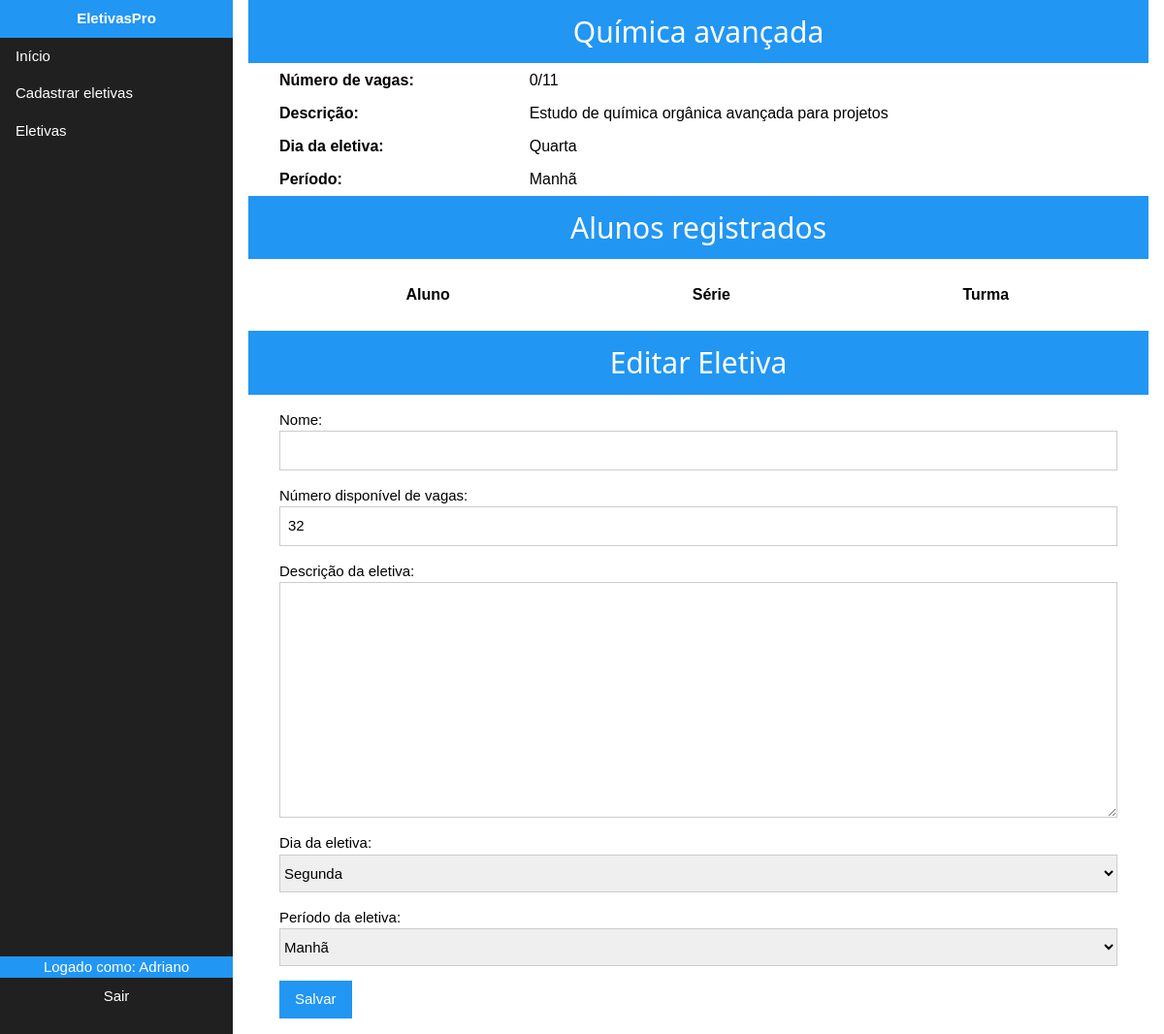
Page /professor/eletivas/27 (signed in) on the committed database.
### professor/models.py (models this page shows, shortened)
class Professor(models.Model):
    nome = models.CharField("Nome",max_length=80)
    disciplina = models.CharField("Disciplina",max_length=50)
    sige = models.CharField("Matricula SIGE",max_length=7)
    senha = models.CharField("Senha",max_length =80)

class Eletiva(models.Model):
    dias = (
        ('1','Segunda'),
        ('2','Terça'),
        ('3','Quarta'),
        ('4','Quinta'),
        ('5','Sexta'),
    )
    periodos = (
        ('1', 'Manhã'),
        ('2','Tarde'),
    )
    ativo = (
        (1,'Ativo'),
        (2,'Não Ativo'),
    )
    professor = models.ForeignKey(Professor,on_delete=models.CASCADE)
    nome = models.CharField("Nome",max_length=50)
    vagas = models.IntegerField("Número disponível de vagas",default=32)
    vagas_usadas = models.IntegerField("Vagas_preenchidas (deixe zero!)", default=0)
    dia = models.CharField("Dia da eletiva",max_length=1,choices=dias,default='1')
    periodo = models.CharField("Período da eletiva",max_length=1,choices=periodos,default='1')
    desc = models.TextField("Descrição da eletiva")
    ativa = models.IntegerField("Ativado",choices=ativo,default=1)

### professor/auth_professor.py (the view)
    def checar_logado(request,**kwargs):
        try:
            if request.session['professor_logado'] == True:
                return view(request,**kwargs)
            else:
                return redir_entrar(request,**kwargs)
        except KeyError:
            return redir_entrar(request,**kwargs)

### professor/forms.py
class EletivaForm(forms.ModelForm):
    class Meta:
        model = Eletiva
        fields = ['nome', 'vagas', 'desc','dia','periodo']
        widgets = {'nome': forms.TextInput(attrs={"class": "w3-input w3-border w3-white"}),
                   'vagas': forms.NumberInput(attrs={"class": "w3-input w3-border w3-white"}),
                   'desc': forms.Textarea(attrs={"class": "w3-input w3-border w3-white"}),
                   'dia' : forms.Select(attrs={"class" : "w3-select w3-border"}, choices = Eletiva.dias),
                   'periodo' : forms.Select(attrs={"class" : "w3-select w3-border"}, choices=Eletiva.periodos),
                   }

### professor/auth_professor.py (called while the page is built)
def require_professor_logged(view):
    def redir_entrar(request,**kwargs):
        return redirect(reverse("professor:entrar"))
    def checar_logado(request,**kwargs):
        try:
            if request.session['professor_logado'] == True:
                return view(request,**kwargs)
            else:
                return redir_entrar(request,**kwargs)
        except KeyError:
            return redir_entrar(request,**kwargs)
    return checar_logado

### professor/templates/eletivas/professor/eletiva.html (shortened to what this page needs)
{%include 'base/navbar_professor.html'%}
<head>
</head>
<body>
    <div class="w3-container" style="margin-left: 20%;">
        <div class="w3-container w3-blue" style="text-align: center;">
            <h2>{{eletiva.nome}}</h2>
        </div>
        <div class="w3-container">
            <table class="w3-table">
                <tr>
                    <th>
                        Número de vagas:
                    </th>
                    <td>{{eletiva.vagas_usadas}}/{{eletiva.vagas}}</td>
                </tr>
                <tr>
                    <th>
                        Descrição:
                    </th>
                    <td>{{eletiva.desc}}</td>
                </tr>
                <tr>
                    <th>Dia da eletiva: </th>
                    <td>{{ eletiva.get_dia_display }}</td>
                </tr>
                <tr>
                    <th>Período: </th>
                    <td>{{ eletiva.get_periodo_display }}</td>
                </tr>
            </table>
        </div>
        <div class="w3-container w3-blue" style="text-align: center;">
            <h2>Alunos registrados</h2>
        </div>
        <div class="w3-container" style="margin-top: 20px;margin-bottom:20px;">
            {% if registros is not None %}
            <table class="w3-table w3-centered">
                <tr>
                    <th>Aluno</th>
                    <th>Série</th>
                    <th>Turma</th>
                </tr>
            </table>
            {% else %}
            <h3>Nenhum aluno se cadastrou na sua eletiva... ainda ;) </h3>
            {% endif %}
        </div>
        <div class="w3-container w3-blue" style="text-align: center; ">
            <h2>Editar Eletiva</h2>
        </div>
        <div class="w3-container">
            <form class="w3-container" method="POST">
                {{ form.as_p }}
                <button class="w3-btn w3-blue">Salvar</button>
            </form>
        </div>
    </div>
</body>

### home/templates/base/navbar_professor.html (shortened to what this page needs)
{% load static %}
<head>
    <link rel="stylesheet" href="{% static 'css/w3.css'%}">
    <link rel="stylesheet" href="{% static 'css/navbar.css' %}">
</head>
<body>
    <div class="w3-sidebar w3-bar-block" style="width:20%;background-color:#202020;color:white;">
        <a href="#index" class="w3-bar-item w3-button w3-blue w3-hover-blue w3-center"><b>EletivasPro</b></a>
        <a href="{%url 'professor:index'%}" class="w3-bar-item w3-button w3-hover-blue">Início</a>
        <a href="{%url 'professor:eletivas_cadastrar'%}" class="w3-bar-item w3-button w3-hover-blue">Cadastrar eletivas</a>
        <button class="w3-button w3-block w3-left-align w3-hover-blue" onclick="ProfessorAccFunc()">
            Eletivas
            </button>
            <div>
                <p class="w3-blue w3-bottom w3-left-align w3-center" style="width: 20%;margin-bottom: 58px;">Logado como: {{professor.nome}}</p>
            </div>
        <a class="w3-bar-item w3-button w3-hover-blue w3-bottom w3-left-align w3-center" style="width: 20%;margin-bottom: 20px;" href="{% url 'professor:sair'%}">Sair</a>
    </div>
</body>

### home/static/css/w3.css (style rules this page uses)
*,*:before,*:after { box-sizing:inherit }
body { margin:0 }
a { background-color:transparent;-webkit-text-decoration-skip:objects }
button,input,select,textarea { font:inherit;margin:0 }
button,input { overflow:visible }
button,select { text-transform:none }
button,html [type=button],[type=reset],[type=submit] { -webkit-appearance:button }
textarea { overflow:auto }
html,body { font-family:Verdana,sans-serif;font-size:15px;line-height:1.5 }
h2 { font-size:30px }
h1,h2,h3,h4,h5,h6 { font-family:"Segoe UI",Arial,sans-serif;font-weight:400;margin:10px 0 }
a { color:inherit }
.w3-table,.w3-table-all { border-collapse:collapse;border-spacing:0;width:100%;display:table }
.w3-centered tr th,.w3-centered tr td { text-align:center }
.w3-table td,.w3-table th,.w3-table-all td,.w3-table-all th { padding:8px 8px;display:table-cell;text-align:left;vertical-align:top }
.w3-table th:first-child,.w3-table td:first-child,.w3-table-all th:first-child,.w3-table-all td:first-child { padding-left:16px }
.w3-btn,.w3-button { border:none;display:inline-block;padding:8px 16px;vertical-align:middle;overflow:hidden;text-decoration:none;color:inherit;background-color:inherit;text-align:center;cursor:pointer;white-space:nowrap }
.w3-btn,.w3-button { -webkit-touch-callout:none;-webkit-user-select:none;-khtml-user-select:none;-moz-user-select:none;-ms-user-select:none;user-select:none }
.w3-input { padding:8px;display:block;border:none;border-bottom:1px solid #ccc;width:100% }
.w3-select { padding:9px 0;width:100%;border:none;border-bottom:1px solid #ccc }
.w3-sidebar { height:100%;width:200px;background-color:#fff;position:fixed!important;z-index:1;overflow:auto }
.w3-bar-block .w3-bar-item { width:100%;display:block;padding:8px 16px;text-align:left;border:none;white-space:normal;float:none;outline:0 }
.w3-block { display:block;width:100% }
.w3-container:after,.w3-container:before,.w3-panel:after,.w3-panel:before,.w3-row:after,.w3-row:before,.w3-row-padding:after,.w3-row-padding:before, .w3-cell-row:before,.w3-cell-row:after,.w3-clear:after,.w3-clear:before,.w3-bar:before,.w3-bar:after { content:"";display:table;clear:both }
.w3-top,.w3-bottom { position:fixed;width:100%;z-index:1 }
.w3-bottom { bottom:0 }
.w3-container,.w3-panel { padding:0.01em 16px }
.w3-left-align { text-align:left!important }
.w3-center { text-align:center!important }
.w3-border { border:1px solid #ccc!important }
.w3-blue,.w3-hover-blue:hover { color:#fff!important;background-color:#2196F3!important }
.w3-white,.w3-hover-white:hover { color:#000!important;background-color:#fff!important }

### home/static/css/navbar.css (style rules this page uses)
body { margin: 0; }

### rows in the picture
Professor: nome "Adriano"
Eletiva: nome "Química avançada", vagas_usadas "0", vagas "11", desc "Estudo de química orgânica avançada para projetos", dia "Quarta", periodo "Manhã"
